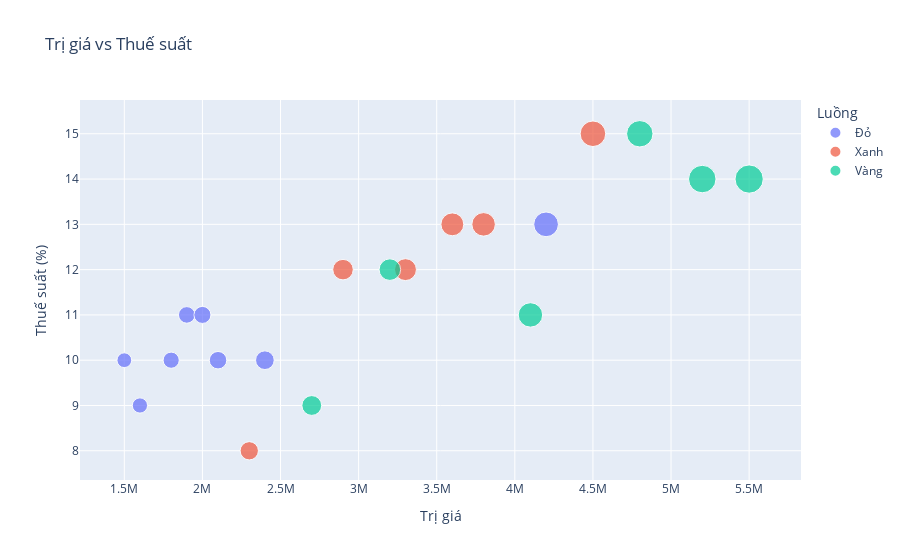

Source (notebook cell):
### Markdown cell above
## 4. Biểu đồ Scatter - Trị giá vs Thuế suất

### Code cell
scatter = px.scatter(
    df,
    x='tri_gia',
    y='thue_suat',
    color='luong',
    size='tri_gia',
    hover_data=['doanh_nghiep'],
    title='Trị giá vs Thuế suất',
    labels={'tri_gia': 'Trị giá', 'thue_suat': 'Thuế suất (%)', 'luong': 'Luồng'}
)
scatter.show()

### Figure 1 — Plotly figure (JSON) as saved in the notebook; plotly's stock layout.template omitted (floating-point values rounded to 4 significant figures)
{"data": [{"customdata": [["Công ty TNHH ABC"], ["Công ty CP Thương Mại"], ["Công ty TNHH Thái Bình"], ["Công ty CP Sài Gòn"], ["Công ty TNHH Huế"], ["Công ty CP Bình Dương"], ["Công ty TNHH Vũng Tàu"], ["Công ty CP Kiên Giang"]], "hovertemplate": "Luồng=Đỏ<br>Trị giá=%{marker.size}<br>Thuế suất (%)=%{y}<br>doanh_nghiep=%{customdata[0]}<extra></extra>", "legendgroup": "Đỏ", "marker": {"color": "#636efa", "size": [1500000, 1800000, 1900000, 2100000, 1600000, 2400000, 2000000, 4200000], "sizemode": "area", "sizeref": 13750, "symbol": "circle"}, "mode": "markers", "name": "Đỏ", "orientation": "v", "showlegend": true, "type": "scatter", "x": [1500000, 1800000, 1900000, 2100000, 1600000, 2400000, 2000000, 4200000], "xaxis": "x", "y": [10, 10, 11, 10, 9, 10, 11, 13], "yaxis": "y"}, {"customdata": [["Công ty CP XYZ"], ["Công ty TNHH Đông Á"], ["Công ty CP Nam Định"], ["Công ty TNHH Đà Nẵng"], ["Công ty CP Nghệ An"], ["Công ty TNHH Đồng Nai"]], "hovertemplate": "Luồng=Xanh<br>Trị giá=%{marker.size}<br>Thuế suất (%)=%{y}<br>doanh_nghiep=%{customdata[0]}<extra></extra>", "legendgroup": "Xanh", "marker": {"color": "#EF553B", "size": [2300000, 4500000, 3600000, 2900000, 3800000, 3300000], "sizemode": "area", "sizeref": 13750, "symbol": "circle"}, "mode": "markers", "name": "Xanh", "orientation": "v", "showlegend": true, "type": "scatter", "x": [2300000, 4500000, 3600000, 2900000, 3800000, 3300000], "xaxis": "x", "y": [8, 15, 13, 12, 13, 12], "yaxis": "y"}, {"customdata": [["Công ty TNHH Việt Nam"], ["Công ty CP Hải Phòng"], ["Công ty TNHH Hà Nội"], ["Công ty CP Cần Thơ"], ["Công ty TNHH Quảng Ninh"], ["Công ty CP Long An"]], "hovertemplate": "Luồng=Vàng<br>Trị giá=%{marker.size}<br>Thuế suất (%)=%{y}<br>doanh_nghiep=%{customdata[0]}<extra></extra>", "legendgroup": "Vàng", "marker": {"color": "#00cc96", "size": [3200000, 2700000, 5200000, 4100000, 4800000, 5500000], "sizemode": "area", "sizeref": 13750, "symbol": "circle"}, "mode": "markers", "name": "Vàng", "orientation": "v", "showlegend": true, "type": "scatter", "x": [3200000, 2700000, 5200000, 4100000, 4800000, 5500000], "xaxis": "x", "y": [12, 9, 14, 11, 15, 14], "yaxis": "y"}], "layout": {"legend": {"itemsizing": "constant", "title": {"text": "Luồng"}, "tracegroupgap": 0}, "title": {"text": "Trị giá vs Thuế suất"}, "xaxis": {"anchor": "y", "domain": [0, 1], "title": {"text": "Trị giá"}}, "yaxis": {"anchor": "x", "domain": [0, 1], "title": {"text": "Thuế suất (%)"}}}}
